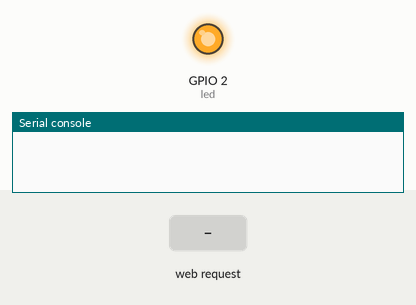
Simulated run of this program. Board: ESP32 board running MicroPython. On the bench: output pins drawn as LEDs (lit = HIGH), the last lines printed to the serial console. The inputs (shaded band) are chosen by the test bench. The board's own WiFi access point starts at once.

Above: at 0.1 s.
At 3.2 s:
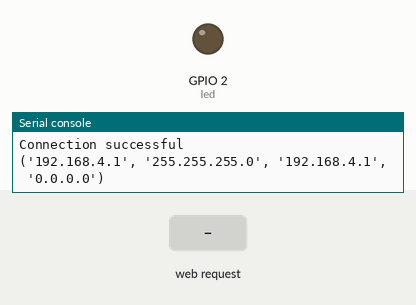
3.3 s: HTTP request GET / received
Timing chart, 0 to 6.3 s (numbered marks = the images above; inputs shaded):
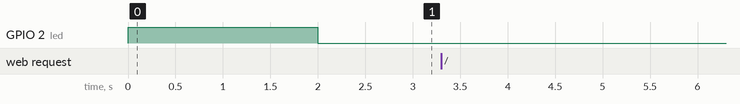

The program:

ap_mode.py
```python
import machine
import time
led = machine.Pin(2, machine.Pin.OUT)
led.value(1)
time.sleep(2)
led.value(0)
try:
  import usocket as socket
except:
  import socket

import network

import esp
esp.osdebug(None)

import gc
gc.collect()

ssid = 'MicroPython-AP'
password = '123456789'

ap = network.WLAN(network.AP_IF)
ap.active(True)
ap.config(essid=ssid, authmode=network.AUTH_WPA_WPA2_PSK, password=password)

while ap.active() == False:
  pass

print('Connection successful')
print(ap.ifconfig())

def web_page():
  html = """
<html>
    <head>
        <meta name="viewport" content="width=device-width, initial-scale=1">
        <style>
            body {
                text-align:center
            }
            before::body {

            }
        </style>
    </head>
    <body>
        <h1>Test Device</h1>
        <h2>UUID: befegk_usdelk_2j9s0b_12k02</h2>
        <h2>type: light_switch</h2>
        <h2>status: off</h2>
        <button type="button">save</button>
    </body>
</html>
"""
  return html

s = socket.socket(socket.AF_INET, socket.SOCK_STREAM)
s.bind(('', 80))
s.listen(5)

while True:
  conn, addr = s.accept()
  print('Got a connection from %s' % str(addr))
  request = conn.recv(1024)
  print('Content = %s' % str(request))
  response = web_page()
  conn.send(response)
  conn.close()
```
